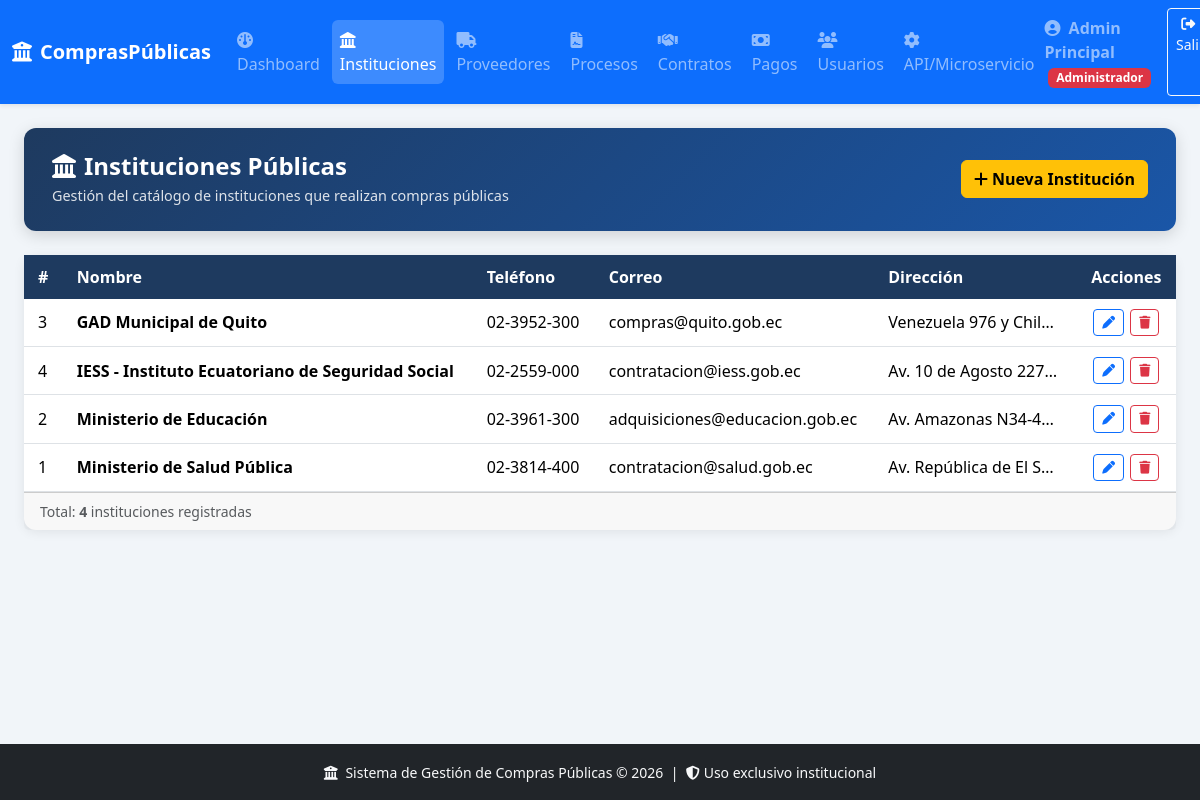
Page /views/instituciones.php (signed in) on the committed database.
### tables this page shows
CREATE TABLE IF NOT EXISTS institucion_publica (
    id_institucion INT AUTO_INCREMENT PRIMARY KEY,
    nombre VARCHAR(200) NOT NULL,
    telefono VARCHAR(20),
    correo VARCHAR(150),
    direccion VARCHAR(300),
    created_at TIMESTAMP DEFAULT CURRENT_TIMESTAMP
);

### includes/session.php (called while the page is built, shortened)
<?php
function isAdmin()
{
    return ($_SESSION['user_rol'] ?? '') === 'administrador';
}
function canEdit()
{
    return in_array($_SESSION['user_rol'] ?? '', ['administrador', 'desarrollador']);
}

### views/instituciones.php (the view, shortened to what this page needs)
<?php
require_once '../includes/header.php';
$pdo = getDB();
$instituciones = $pdo->query("SELECT * FROM institucion_publica ORDER BY nombre")->fetchAll();
?>
<div class="page-hero">
  <div class="d-flex justify-content-between align-items-center">
    <div>
      <h2><i class="fa fa-landmark me-2"></i>Instituciones Públicas</h2>
      <p>Gestión del catálogo de instituciones que realizan compras públicas</p>
    </div>
    <?php if (canEdit()): ?>
    <button class="btn btn-warning fw-bold" data-bs-toggle="modal" data-bs-target="#modalCrear">
      <i class="fa fa-plus me-1"></i>Nueva Institución
    </button>
    <?php endif; ?>
  </div>
</div>
<div class="card">
  <div class="card-body p-0">
    <div class="table-responsive">
      <table class="table table-hover mb-0">
        <thead><tr>
          <th>#</th><th>Nombre</th><th>Teléfono</th><th>Correo</th><th>Dirección</th>
          <?php if (canEdit()): ?><th class="text-center">Acciones</th><?php endif; ?>
        </tr></thead>
        <tbody>
        <?php if (empty($instituciones)): ?>
          <tr><td colspan="6" class="text-center py-4 text-muted"><i class="fa fa-inbox fa-2x d-block mb-2"></i>No hay instituciones registradas</td></tr>
        <?php else: ?>
        <?php foreach ($instituciones as $i): ?>
        <tr>
          <td><?php echo $i['id_institucion']; ?></td>
          <td class="fw-semibold"><?php echo htmlspecialchars($i['nombre']); ?></td>
          <td><?php echo htmlspecialchars($i['telefono'] ?? '—'); ?></td>
          <td><?php echo htmlspecialchars($i['correo'] ?? '—'); ?></td>
          <td class="text-truncate" style="max-width:200px"><?php echo htmlspecialchars($i['direccion'] ?? '—'); ?></td>
          <?php if (canEdit()): ?>
          <td class="text-center action-btns">
            <button class="btn btn-sm btn-outline-primary"
              onclick='openEditModal("modalEditar", <?php echo json_encode($i); ?>)'>
              <i class="fa fa-pen"></i>
            </button>
            <?php if (isAdmin()): ?>
            <a href="../controllers/institucion_controller.php?action=eliminar&id=<?php echo $i['id_institucion']; ?>"
               class="btn btn-sm btn-outline-danger btn-delete">
              <i class="fa fa-trash"></i>
            </a>
            <?php endif; ?>
          </td>
          <?php endif; ?>
        </tr>
        <?php endforeach; endif; ?>
        </tbody>
      </table>
    </div>
  </div>
  <div class="card-footer text-muted small">
    Total: <strong><?php echo count($instituciones); ?></strong> instituciones registradas
  </div>
</div>
<?php require_once '../includes/footer.php'; ?>

### assets/css/style.css (style rules this page uses)
:root { --primary: #1a56a7; --secondary: #1e3a5f; --accent: #f59e0b; --success: #16a34a; --danger: #dc2626; }
body { background: #f1f5f9; font-family: 'Segoe UI', Arial, sans-serif; min-height: 100vh; display: flex; flex-direction: column; }
.page-hero { background: linear-gradient(135deg, var(--secondary) 0%, var(--primary) 100%); color: white; border-radius: 12px; padding: 24px 28px; margin-bottom: 24px; box-shadow: 0 4px 16px rgba(0,0,0,0.15); }
.page-hero h2 { margin: 0; font-weight: 700; font-size: 1.5rem; }
.page-hero p { margin: 4px 0 0; opacity: 0.85; font-size: 0.9rem; }
.card { border: none; border-radius: 12px; box-shadow: 0 2px 12px rgba(0,0,0,0.08); }
.table thead th { background: var(--secondary); color: white; font-weight: 600; border: none; white-space: nowrap; }
.table td, .table th { vertical-align: middle; padding: 10px 14px; }
.action-btns .btn { padding: 3px 8px; font-size: 0.8rem; margin: 0 1px; }

### rows in the picture
institucion_publica: id_institucion "3", nombre "GAD Municipal de Quito", telefono "02-3952-300", correo "compras@quito.gob.ec", direccion "Venezuela 976 y Chil…"
institucion_publica: id_institucion "4", nombre "IESS - Instituto Ecuatoriano de Seguridad Social", telefono "02-2559-000", correo "contratacion@iess.gob.ec", direccion "Av. 10 de Agosto 227…"
institucion_publica: id_institucion "2", nombre "Ministerio de Educación", telefono "02-3961-300", correo "adquisiciones@educacion.gob.ec", direccion "Av. Amazonas N34-4…"
institucion_publica: id_institucion "1", nombre "Ministerio de Salud Pública", telefono "02-3814-400", correo "contratacion@salud.gob.ec", direccion "Av. República de El S…"

### other values in the picture
$nombre "Admin Principal"
$rol "Administrador"
count($instituciones) "4"
